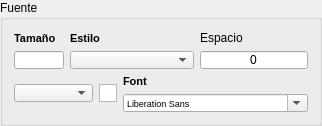
             <widget class="QGroupBox" name="groupBox_5">
              <property name="sizePolicy">
               <sizepolicy hsizetype="Fixed" vsizetype="Fixed">
                <horstretch>0</horstretch>
                <verstretch>1</verstretch>
               </sizepolicy>
              </property>
              <property name="maximumSize">
               <size>
                <width>300</width>
                <height>125</height>
               </size>
              </property>
              <property name="title">
               <string>Fuente</string>
              </property>
              <layout class="QVBoxLayout" name="verticalLayout_9">
               <item>
                <layout class="QGridLayout" name="gridLayout_3">
                 <item row="0" column="0">
                  <widget class="QLabel" name="label_24">
                   <property name="sizePolicy">
                    <sizepolicy hsizetype="Expanding" vsizetype="Preferred">
                     <horstretch>0</horstretch>
                     <verstretch>0</verstretch>
                    </sizepolicy>
                   </property>
                   <property name="font">
                    <font>
                     <pointsize>8</pointsize>
                     <weight>75</weight>
                     <bold>true</bold>
                    </font>
                   </property>
                   <property name="text">
                    <string>Tamaño </string>
                   </property>
                   <property name="alignment">
                    <set>Qt::AlignLeading|Qt::AlignLeft|Qt::AlignVCenter</set>
                   </property>
                  </widget>
                 </item>
                 <item row="0" column="1">
                  <widget class="QLabel" name="label_23">
                   <property name="sizePolicy">
                    <sizepolicy hsizetype="Preferred" vsizetype="Preferred">
                     <horstretch>0</horstretch>
                     <verstretch>0</verstretch>
                    </sizepolicy>
                   </property>
                   <property name="font">
                    <font>
                     <pointsize>8</pointsize>
                     <weight>75</weight>
                     <bold>true</bold>
                    </font>
                   </property>
                   <property name="text">
                    <string>Estilo</string>
                   </property>
                  </widget>
                 </item>
                 <item row="0" column="2">
                  <widget class="QLabel" name="label_5">
                   <property name="text">
                    <string>Espacio</string>
                   </property>
                  </widget>
                 </item>
                 <item row="1" column="0">
                  <widget class="QLineEdit" name="m_Tamano">
                   <property name="maximumSize">
                    <size>
                     <width>50</width>
                     <height>18</height>
                    </size>
                   </property>
                  </widget>
                 </item>
                 <item row="1" column="1">
                  <widget class="QComboBox" name="m_Estilo">
                   <property name="sizePolicy">
                    <sizepolicy hsizetype="Expanding" vsizetype="Preferred">
                     <horstretch>4</horstretch>
                     <verstretch>0</verstretch>
                    </sizepolicy>
                   </property>
                   <property name="minimumSize">
                    <size>
                     <width>0</width>
                     <height>18</height>
                    </size>
                   </property>
                   <property name="maximumSize">
                    <size>
                     <width>16777215</width>
                     <height>18</height>
                    </size>
                   </property>
                   <property name="font">
                    <font>
                     <pointsize>10</pointsize>
                    </font>
                   </property>
                  </widget>
                 </item>
                 <item row="1" column="2">
                  <widget class="QLineEdit" name="m_leLetterSpace">
                   <property name="maximumSize">
                    <size>
                     <width>16777215</width>
                     <height>18</height>
                    </size>
                   </property>
                   <property name="text">
                    <string>0</string>
                   </property>
                   <property name="alignment">
                    <set>Qt::AlignCenter</set>
                   </property>
                  </widget>
                 </item>
                </layout>
               </item>
               <item>
                <layout class="QHBoxLayout" name="horizontalLayout_3">
                 <item>
                  <widget class="QComboBox" name="m_ColorCampo">
                   <property name="sizePolicy">
                    <sizepolicy hsizetype="Preferred" vsizetype="Preferred">
                     <horstretch>0</horstretch>
                     <verstretch>0</verstretch>
                    </sizepolicy>
                   </property>
                   <property name="minimumSize">
                    <size>
                     <width>0</width>
                     <height>18</height>
                    </size>
                   </property>
                   <property name="maximumSize">
                    <size>
                     <width>100</width>
                     <height>18</height>
                    </size>
                   </property>
                   <property name="font">
                    <font>
                     <pointsize>10</pointsize>
                    </font>
                   </property>
                  </widget>
                 </item>
                 <item>
                  <widget class="QTextEdit" name="m_ColorSeleccionado">
                   <property name="sizePolicy">
                    <sizepolicy hsizetype="Expanding" vsizetype="Preferred">
                     <horstretch>0</horstretch>
                     <verstretch>0</verstretch>
                    </sizepolicy>
                   </property>
                   <property name="minimumSize">
                    <size>
                     <width>0</width>
                     <height>18</height>
                    </size>
                   </property>
                   <property name="maximumSize">
                    <size>
                     <width>18</width>
                     <height>18</height>
                    </size>
                   </property>
                   <property name="font">
                    <font>
                     <pointsize>7</pointsize>
                    </font>
                   </property>
                   <property name="verticalScrollBarPolicy">
                    <enum>Qt::ScrollBarAlwaysOff</enum>
                   </property>
                   <property name="tabChangesFocus">
                    <bool>true</bool>
                   </property>
                  </widget>
                 </item>
                 <item>
                  <layout class="QVBoxLayout" name="verticalLayout_8">
                   <item>
                    <widget class="QLabel" name="label_22">
                     <property name="sizePolicy">
                      <sizepolicy hsizetype="Preferred" vsizetype="Preferred">
                       <horstretch>0</horstretch>
                       <verstretch>0</verstretch>
                      </sizepolicy>
                     </property>
                     <property name="font">
                      <font>
                       <pointsize>8</pointsize>
                       <weight>75</weight>
                       <bold>true</bold>
                      </font>
                     </property>
                     <property name="text">
                      <string>Font</string>
                     </property>
                    </widget>
                   </item>
                   <item>
                    <widget class="QFontComboBox" name="m_Fuente">
                     <property name="sizePolicy">
                      <sizepolicy hsizetype="Preferred" vsizetype="Preferred">
                       <horstretch>0</horstretch>
                       <verstretch>0</verstretch>
                      </sizepolicy>
                     </property>
                     <property name="minimumSize">
                      <size>
                       <width>0</width>
                       <height>18</height>
                      </size>
                     </property>
                     <property name="maximumSize">
                      <size>
                       <width>250</width>
                       <height>18</height>
                      </size>
                     </property>
                     <property name="font">
                      <font>
                       <pointsize>7</pointsize>
                      </font>
                     </property>
                    </widget>
                   </item>
                  </layout>
                 </item>
                </layout>
               </item>
              </layout>
             </widget>
